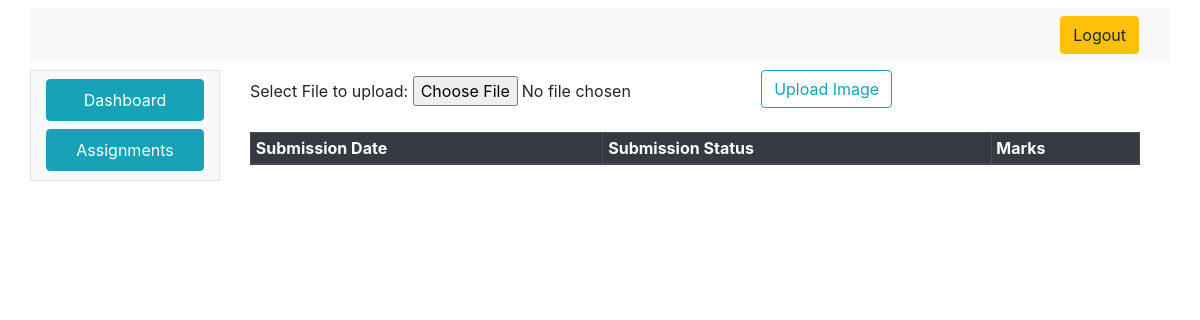
The app's page /student/show_assignment.php?AssignmentID=1 (signed in), older data.
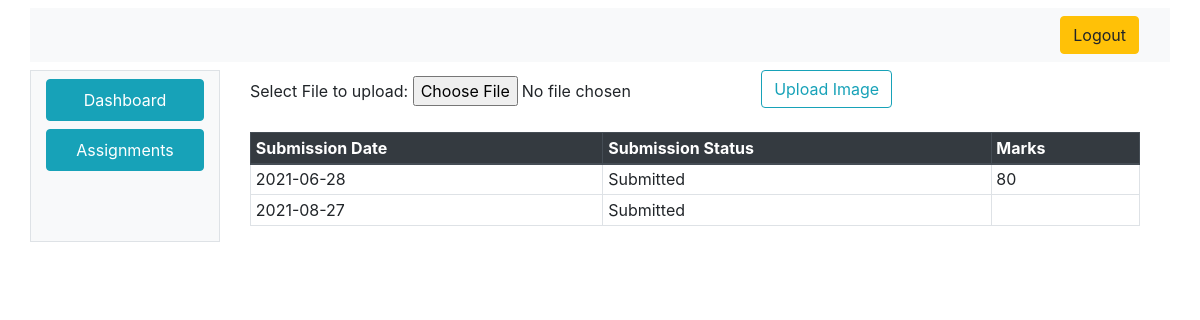
The same page, newer data.
### tables this page shows
CREATE TABLE `student_assignment_submission` (
  `ID` int(11) NOT NULL,
  `AssignmentID` int(11) NOT NULL,
  `StudentID` int(11) NOT NULL,
  `File_link` mediumtext NOT NULL,
  `SubmissionDate` date NOT NULL,
  `SubmissionStatus` tinyint(1) NOT NULL,
  `Marks` double DEFAULT NULL
);

### index_model.php (called while the page is built, shortened)
<?php
class IndexModel
{
	public $con;
	public function IndexModel()
	{
		$this->host = "localhost:3306";
		$this->user = "root";
		$this->pass = "";
		$this->dbname = "ams";
		$this->con =  new mysqli($this->host, $this->user, $this->pass, $this->dbname);
	}
	public function getAssignmentSubmissionInfoBySectionIDStudentID($AssignmentID, $StudentID)
	{
		$q = "SELECT * FROM student_assignment_submission where AssignmentID=" . $AssignmentID . " and StudentID=" . $StudentID;
		$r = mysqli_query($this->con, $q);
		if ($r == false) {
			return 0;
		} else {
			return $r;
		}
	}
}

### student/show_assignment.php (the view, shortened to what this page needs)
<html>
<head>
  <link rel="stylesheet" href="css.css">
  <link rel="stylesheet" href="https://stackpath.bootstrapcdn.com/bootstrap/4.4.1/css/bootstrap.min.css">
</head>
<body>
  <div class="container mt-2">
    <div class="row">
      <div class="col-12 mb-2 bg-light">
        <nav class="navbar navbar-expand-lg navbar-light bg-light justify-content-end">
          <a class="btn btn-warning ml-2" href="../logout.php"><i class="fa fa-sign-out" aria-hidden="true"></i>
            Logout
          </a>
        </nav>
      </div>
      <div class="col-2 bg-light border">
        <nav class=" d-none d-md-block bg-light sidebar">
          <div class="sidebar-sticky">
            <ul class="nav flex-column">
              <li class="nav-item">
                <a class="nav-link btn btn-info mb-2 mt-2" href="#"><i class="fa fa-home" aria-hidden="true"></i>
                  Dashboard
                </a>
              </li>
              <li class="nav-item">
                <a class="nav-link btn btn-info mb-2" href="AllStudentSemester.php">
                  Assignments
                </a>
              </li>
            </ul>
          </div>
        </nav>
      </div>
      <div class="col-10 bg-transparent">
        <div class="container-fluid container-responsive">
          <form action="submit_assignment.php" method="post" enctype="multipart/form-data">
            Select File to upload:
            <input type="file" name="fileToUpload" id="fileToUpload">
            <input type="submit" value="Upload Image" class="btn btn-outline-info mb-2 " name="submit">
          </form>
          <div class="table-responsive">
            <table class="table  table-sm table-hover table-bordered">
              <thead class="thead-dark">
                <tr>
                  <th scope="col">Submission Date</th>
                  <th scope="col">Submission Status</th>
                  <th scope="col">Marks </th>
                </tr>
              </thead>
              <tbody>
                <?php
                require_once('../index_model.php');
                $indObj = new IndexModel();
                $rs = $indObj->getAssignmentSubmissionInfoBySectionIDStudentID($_GET["AssignmentID"], $_SESSION["UserID"]);
                while ($d = mysqli_fetch_assoc($rs)) {
                  echo $str = "<tr><td>" . $d["SubmissionDate"] . "</td>";
                  if ($d["SubmissionStatus"] == 1) {
                    echo $str = " <td>Submitted</td>";
                  } else {
                    echo $str = " <td>Unsubmitted</td>";
                  }
                  echo  $str = "<td>" . $d["Marks"] . "</td></tr>";
                }
                ?>
              </tbody>
            </table>
          </div>
        </div>
      </div>
    </div>
  </div>
</body>
</html>

Row changes from the older to the newer data that the page shows:
now on this page (row edited): student_assignment_submission: SubmissionDate "2021-06-28", SubmissionStatus "Submitted", Marks "80"
added student_assignment_submission: SubmissionDate "2021-08-27", SubmissionStatus "Submitted"
